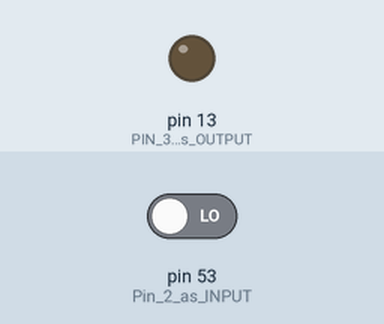
This sketch was run on a simulated Arduino Mega 2560, built with avr-gcc and run on an emulated ATmega2560. Parts: output pins drawn as LEDs (lit = HIGH). Dashed ring = blinking. The test bench sets the inputs (shaded band); at power-on: pin 53 (Pin_2_as_INPUT) LOW.

Above: at 1.2 s.
1.3 s: pin 53 (Pin_2_as_INPUT) driven HIGH
At 1.55 s:
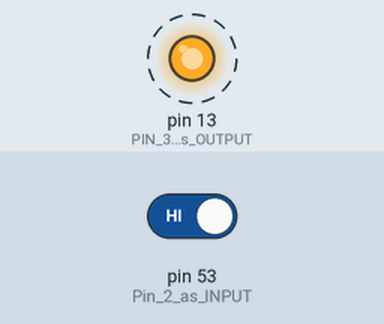
4.3 s: pin 53 (Pin_2_as_INPUT) driven LOW
At 4.3 s:
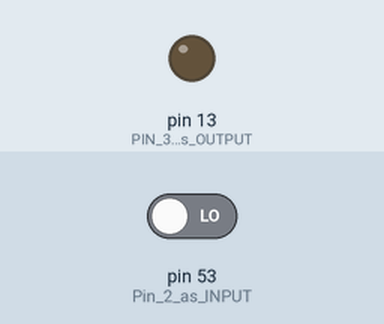
Timing chart, 0 to 7.3 s (numbered marks = the images above; inputs shaded):
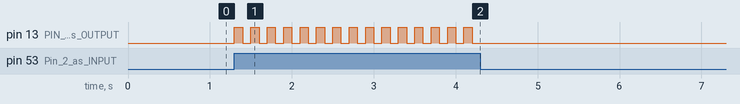

The sketch:

sketch_sep24a.ino
```cpp
void setup() {
  pinMode(53, INPUT); //Pin 2 as INPUT
  pinMode(13, OUTPUT); //PIN 3 as OUTPUT
}

void loop() {
  if (digitalRead(53) == HIGH)
  {
  digitalWrite(13, HIGH);   // turn the LED/Buzz ON
  delay(100);                       // wait for 100 msecond
  digitalWrite(13, LOW);   // turn the LED/Buzz OFF
  delay(100);                       // wait for 100 msecond
  }
}
```

Measured:
- after the input at 1.3 s, pin 13 (PIN_3_as_OUTPUT): alternates HIGH for 0.10 s and LOW for 0.10 s, starting at once
- after the input at 4.3 s, pin 13 (PIN_3_as_OUTPUT): stops changing and stays LOW
